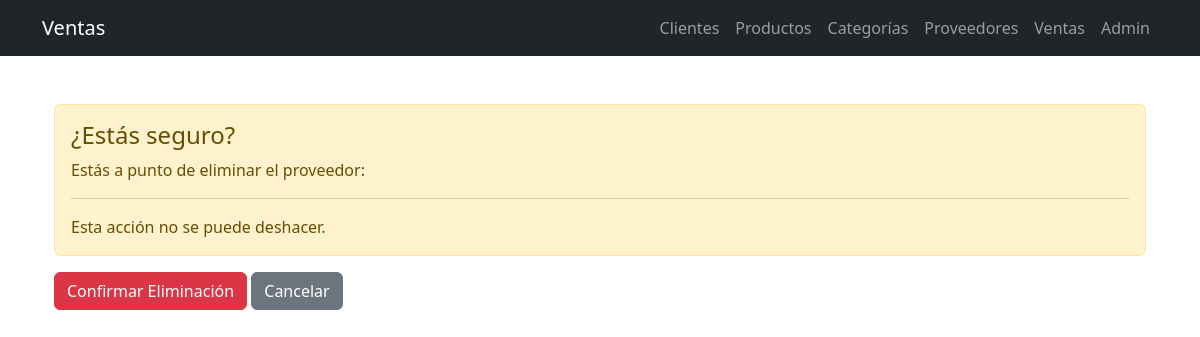
The app's page /proveedores/1/eliminar/, older data.
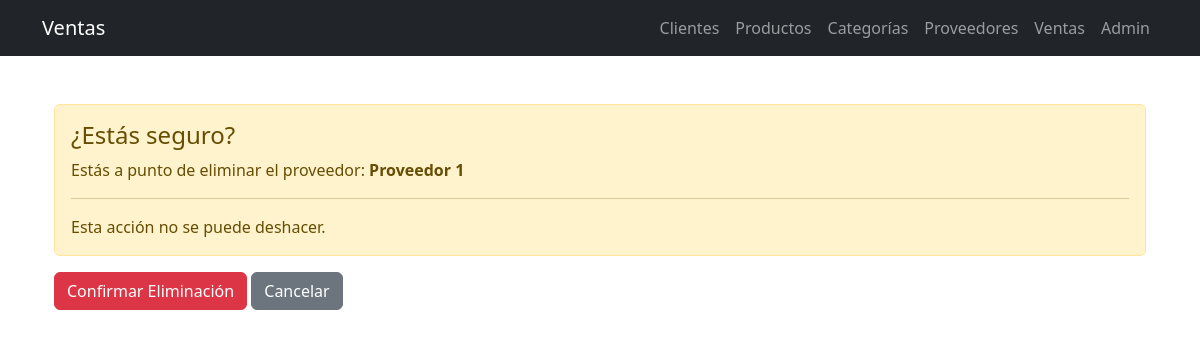
The same page, newer data.
### ventas/infrastructure/django_models/__init__.py (models this page shows, shortened)
class ProveedorModel(models.Model):
    nombre = models.CharField(max_length=100)
    telefono = models.CharField(max_length=20)
    calle = models.CharField(max_length=255, blank=True, null=True)
    colonia = models.CharField(max_length=100, blank=True, null=True)
    codigo_postal = models.CharField(max_length=10, blank=True, null=True)
    ciudad = models.CharField(max_length=100, blank=True, null=True)
    pagina_web = models.URLField(blank=True, null=True)

### ventas/views.py (the view)
# urls.py: path('proveedores/<int:proveedor_id>/eliminar/', views.eliminar_proveedor, name='eliminar_proveedor'),
@require_http_methods(["GET", "POST", "DELETE"])
def eliminar_proveedor(request, proveedor_id):
    if request.method == 'DELETE' or (request.method == 'POST' and request.POST.get('confirmar') == 'si'):
        proveedor_service.delete_proveedor(proveedor_id)
        if request.method == 'DELETE':
            return JsonResponse({'mensaje': 'Proveedor eliminado'})
        return redirect('lista_proveedores')
    proveedor = proveedor_service.get_proveedor_by_id(proveedor_id)
    return render(request, 'ventas/proveedores/confirmar_delete.html', {'proveedor': proveedor})

### ventas/application/services/__init__.py (called while the page is built)
    def get_proveedor_by_id(self, proveedor_id):
        return self.repository.get_by_id(proveedor_id)

### ventas/infrastructure/repositories/proveedor_repository.py (called while the page is built)
    def get_by_id(self, proveedor_id: int) -> Optional[Proveedor]:
        try:
            proveedor_model = ProveedorModel.objects.get(id=proveedor_id)
            return self._model_to_entity(proveedor_model)
        except ObjectDoesNotExist:
            return None

    def _model_to_entity(self, proveedor_model: ProveedorModel) -> Proveedor:
        return Proveedor(
            id=proveedor_model.id,
            nombre=proveedor_model.nombre,
            telefono=proveedor_model.telefono,
            calle=proveedor_model.calle,
            colonia=proveedor_model.colonia,
            codigo_postal=proveedor_model.codigo_postal,
            ciudad=proveedor_model.ciudad,
            pagina_web=proveedor_model.pagina_web
        )

### ventas/templates/ventas/proveedores/confirmar_delete.html (shortened to what this page needs)
{% extends "ventas/base.html" %}
{% block content %}
<div class="container mt-5">
    <div class="alert alert-warning" role="alert">
        <h4 class="alert-heading">¿Estás seguro?</h4>
        <p>Estás a punto de eliminar el proveedor: <strong>{{ proveedor.nombre }}</strong></p>
        <hr>
        <p class="mb-0">Esta acción no se puede deshacer.</p>
    </div>
    <form method="post" class="d-inline">
        <button type="submit" class="btn btn-danger">Confirmar Eliminación</button>
        <a href="{% url 'lista_proveedores' %}" class="btn btn-secondary">Cancelar</a>
    </form>
</div>
{% endblock %}

Row changes from the older to the newer data that the page shows:
added ProveedorModel: nombre "Proveedor 1"
